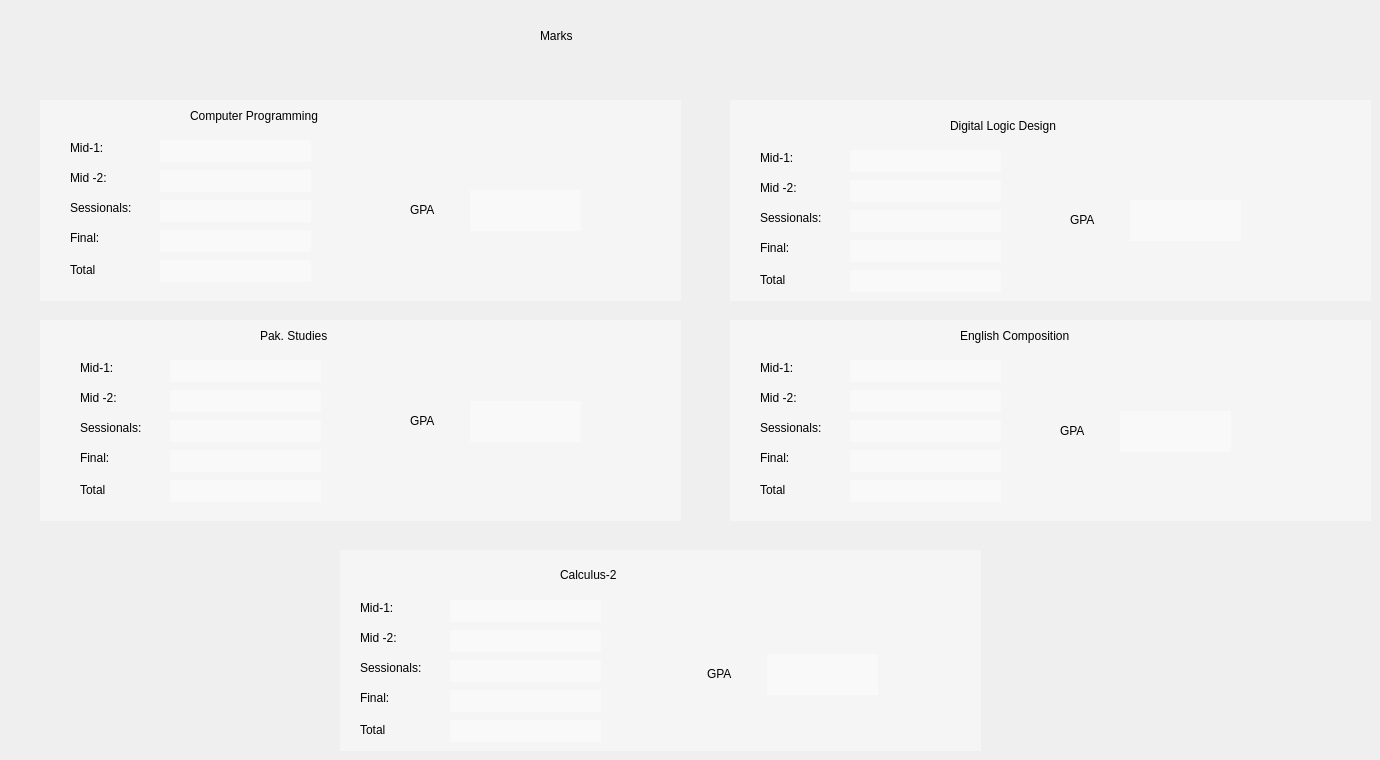
     <widget class="QWidget" name="tab_3">
      <attribute name="title">
       <string>Marks</string>
      </attribute>
      <widget class="QWidget" name="widget_3" native="true">
       <property name="geometry">
        <rect>
         <x>40</x>
         <y>100</y>
         <width>641</width>
         <height>201</height>
        </rect>
       </property>
       <property name="styleSheet">
        <string notr="true">background-color: rgba(255, 255, 255,90);</string>
       </property>
       <widget class="QLabel" name="label_8">
        <property name="geometry">
         <rect>
          <x>150</x>
          <y>0</y>
          <width>301</width>
          <height>31</height>
         </rect>
        </property>
        <property name="styleSheet">
         <string notr="true">background:none;
font: 16pt &quot;MS Shell Dlg 2&quot;;</string>
        </property>
        <property name="text">
         <string>Computer Programming</string>
        </property>
       </widget>
       <widget class="QLabel" name="label_cpMid1">
        <property name="geometry">
         <rect>
          <x>30</x>
          <y>40</y>
          <width>81</width>
          <height>16</height>
         </rect>
        </property>
        <property name="styleSheet">
         <string notr="true">background:none;
font: 10pt &quot;MS Shell Dlg 2&quot;;</string>
        </property>
        <property name="text">
         <string>Mid-1:</string>
        </property>
       </widget>
       <widget class="QLabel" name="label_cpMid2">
        <property name="geometry">
         <rect>
          <x>30</x>
          <y>70</y>
          <width>81</width>
          <height>16</height>
         </rect>
        </property>
        <property name="styleSheet">
         <string notr="true">background:none;
font: 10pt &quot;MS Shell Dlg 2&quot;;</string>
        </property>
        <property name="text">
         <string>Mid -2:</string>
        </property>
       </widget>
       <widget class="QLabel" name="label_cpSessional">
        <property name="geometry">
         <rect>
          <x>30</x>
          <y>100</y>
          <width>81</width>
          <height>16</height>
         </rect>
        </property>
        <property name="styleSheet">
         <string notr="true">background:none;
font: 10pt &quot;MS Shell Dlg 2&quot;;</string>
        </property>
        <property name="text">
         <string>Sessionals:</string>
        </property>
       </widget>
       <widget class="QLabel" name="label_cpfinal">
        <property name="geometry">
         <rect>
          <x>30</x>
          <y>130</y>
          <width>81</width>
          <height>16</height>
         </rect>
        </property>
        <property name="styleSheet">
         <string notr="true">background:none;
font: 10pt &quot;MS Shell Dlg 2&quot;;</string>
        </property>
        <property name="text">
         <string>Final:</string>
        </property>
       </widget>
       <widget class="QLabel" name="label_cp_total">
        <property name="geometry">
         <rect>
          <x>30</x>
          <y>160</y>
          <width>61</width>
          <height>20</height>
         </rect>
        </property>
        <property name="styleSheet">
         <string notr="true">background:none;
font: 10pt &quot;MS Shell Dlg 2&quot;;</string>
        </property>
        <property name="text">
         <string>Total</string>
        </property>
       </widget>
       <widget class="QLineEdit" name="line_cp_mid1">
        <property name="geometry">
         <rect>
          <x>120</x>
          <y>40</y>
          <width>151</width>
          <height>22</height>
         </rect>
        </property>
        <property name="styleSheet">
         <string notr="true">border:none;</string>
        </property>
       </widget>
       <widget class="QLineEdit" name="line_cp_mid2">
        <property name="geometry">
         <rect>
          <x>120</x>
          <y>70</y>
          <width>151</width>
          <height>22</height>
         </rect>
        </property>
        <property name="styleSheet">
         <string notr="true">border:none;</string>
        </property>
       </widget>
       <widget class="QLineEdit" name="line_cp_sessional">
        <property name="geometry">
         <rect>
          <x>120</x>
          <y>100</y>
          <width>151</width>
          <height>22</height>
         </rect>
        </property>
        <property name="styleSheet">
         <string notr="true">border:none;</string>
        </property>
       </widget>
       <widget class="QLineEdit" name="line_cp_final">
        <property name="geometry">
         <rect>
          <x>120</x>
          <y>130</y>
          <width>151</width>
          <height>22</height>
         </rect>
        </property>
        <property name="styleSheet">
         <string notr="true">border:none;</string>
        </property>
       </widget>
       <widget class="QLineEdit" name="line_cp_total">
        <property name="geometry">
         <rect>
          <x>120</x>
          <y>160</y>
          <width>151</width>
          <height>22</height>
         </rect>
        </property>
        <property name="styleSheet">
         <string notr="true">border:none;</string>
        </property>
       </widget>
       <widget class="QLabel" name="label_cp_gpa">
        <property name="geometry">
         <rect>
          <x>370</x>
          <y>89</y>
          <width>41</width>
          <height>41</height>
         </rect>
        </property>
        <property name="styleSheet">
         <string notr="true">background:none;
font: 12pt &quot;MS Shell Dlg 2&quot;;</string>
        </property>
        <property name="text">
         <string>GPA</string>
        </property>
       </widget>
       <widget class="QLineEdit" name="line_cp_gpa">
        <property name="geometry">
         <rect>
          <x>430</x>
          <y>90</y>
          <width>111</width>
          <height>41</height>
         </rect>
        </property>
        <property name="styleSheet">
         <string notr="true">border:none;color:red</string>
        </property>
       </widget>
      </widget>
      <widget class="QWidget" name="widget_4" native="true">
       <property name="geometry">
        <rect>
         <x>730</x>
         <y>100</y>
         <width>641</width>
         <height>201</height>
        </rect>
       </property>
       <property name="styleSheet">
        <string notr="true">background-color: rgba(255, 255, 255,90);</string>
       </property>
       <widget class="QLabel" name="label_13">
        <property name="geometry">
         <rect>
          <x>220</x>
          <y>10</y>
          <width>251</width>
          <height>31</height>
         </rect>
        </property>
        <property name="styleSheet">
         <string notr="true">background:none;
font: 16pt &quot;MS Shell Dlg 2&quot;;</string>
        </property>
        <property name="text">
         <string>Digital Logic Design</string>
        </property>
       </widget>
       <widget class="QLabel" name="label_dld_final">
        <property name="geometry">
         <rect>
          <x>30</x>
          <y>140</y>
          <width>81</width>
          <height>16</height>
         </rect>
        </property>
        <property name="styleSheet">
         <string notr="true">background:none;
font: 10pt &quot;MS Shell Dlg 2&quot;;</string>
        </property>
        <property name="text">
         <string>Final:</string>
        </property>
       </widget>
       <widget class="QLineEdit" name="line_dld_mid1">
        <property name="geometry">
         <rect>
          <x>120</x>
          <y>50</y>
          <width>151</width>
          <height>22</height>
         </rect>
        </property>
        <property name="styleSheet">
         <string notr="true">border:none;</string>
        </property>
       </widget>
       <widget class="QLabel" name="label_dld_mid1">
        <property name="geometry">
         <rect>
          <x>30</x>
          <y>50</y>
          <width>81</width>
          <height>16</height>
         </rect>
        </property>
        <property name="styleSheet">
         <string notr="true">background:none;
font: 10pt &quot;MS Shell Dlg 2&quot;;</string>
        </property>
        <property name="text">
         <string>Mid-1:</string>
        </property>
       </widget>
       <widget class="QLineEdit" name="line_dld_sessional">
        <property name="geometry">
         <rect>
          <x>120</x>
          <y>110</y>
          <width>151</width>
          <height>22</height>
         </rect>
        </property>
        <property name="styleSheet">
         <string notr="true">border:none;</string>
        </property>
       </widget>
       <widget class="QLineEdit" name="line_dld_final">
        <property name="geometry">
         <rect>
          <x>120</x>
          <y>140</y>
          <width>151</width>
          <height>22</height>
         </rect>
        </property>
        <property name="styleSheet">
         <string notr="true">border:none;</string>
        </property>
       </widget>
       <widget class="QLabel" name="label_dld_total">
        <property name="geometry">
         <rect>
          <x>30</x>
          <y>170</y>
          <width>61</width>
          <height>20</height>
         </rect>
        </property>
        <property name="styleSheet">
         <string notr="true">background:none;
font: 10pt &quot;MS Shell Dlg 2&quot;;</string>
        </property>
        <property name="text">
         <string>Total</string>
        </property>
       </widget>
       <widget class="QLineEdit" name="line_dld_mid2">
        <property name="geometry">
         <rect>
          <x>120</x>
          <y>80</y>
          <width>151</width>
          <height>22</height>
         </rect>
        </property>
        <property name="styleSheet">
         <string notr="true">border:none;</string>
        </property>
       </widget>
       <widget class="QLineEdit" name="line_dld_total">
        <property name="geometry">
         <rect>
          <x>120</x>
          <y>170</y>
          <width>151</width>
          <height>22</height>
         </rect>
        </property>
        <property name="styleSheet">
         <string notr="true">border:none;</string>
        </property>
       </widget>
       <widget class="QLabel" name="label_dld_sessional">
        <property name="geometry">
         <rect>
          <x>30</x>
          <y>110</y>
          <width>81</width>
          <height>16</height>
         </rect>
        </property>
        <property name="styleSheet">
         <string notr="true">background:none;
font: 10pt &quot;MS Shell Dlg 2&quot;;</string>
        </property>
        <property name="text">
         <string>Sessionals:</string>
        </property>
       </widget>
       <widget class="QLabel" name="label_dld_mid2">
        <property name="geometry">
         <rect>
          <x>30</x>
          <y>80</y>
          <width>81</width>
          <height>16</height>
         </rect>
        </property>
        <property name="styleSheet">
         <string notr="true">background:none;
font: 10pt &quot;MS Shell Dlg 2&quot;;</string>
        </property>
        <property name="text">
         <string>Mid -2:</string>
        </property>
       </widget>
       <widget class="QLineEdit" name="line_dld_gpa">
        <property name="geometry">
         <rect>
          <x>400</x>
          <y>100</y>
          <width>111</width>
          <height>41</height>
         </rect>
        </property>
        <property name="styleSheet">
         <string notr="true">border:none;color:red</string>
        </property>
       </widget>
       <widget class="QLabel" name="label_dld_gpa">
        <property name="geometry">
         <rect>
          <x>340</x>
          <y>99</y>
          <width>41</width>
          <height>41</height>
         </rect>
        </property>
        <property name="styleSheet">
         <string notr="true">background:none;
font: 12pt &quot;MS Shell Dlg 2&quot;;</string>
        </property>
        <property name="text">
         <string>GPA</string>
        </property>
       </widget>
      </widget>
      <widget class="QWidget" name="widget_5" native="true">
       <property name="geometry">
        <rect>
         <x>40</x>
         <y>320</y>
         <width>641</width>
         <height>201</height>
        </rect>
       </property>
       <property name="styleSheet">
        <string notr="true">background-color: rgba(255, 255, 255,90);</string>
       </property>
       <widget class="QLabel" name="label_14">
        <property name="geometry">
         <rect>
          <x>250</x>
          <y>10</y>
          <width>171</width>
          <height>21</height>
         </rect>
        </property>
        <property name="styleSheet">
         <string notr="true">background:none;
font: 16pt &quot;MS Shell Dlg 2&quot;;</string>
        </property>
        <property name="text">
         <string/>
        </property>
       </widget>
       <widget class="QLabel" name="label_ps_final">
        <property name="geometry">
         <rect>
          <x>40</x>
          <y>130</y>
          <width>81</width>
          <height>16</height>
         </rect>
        </property>
        <property name="styleSheet">
         <string notr="true">background:none;
font: 10pt &quot;MS Shell Dlg 2&quot;;</string>
        </property>
        <property name="text">
         <string>Final:</string>
        </property>
       </widget>
       <widget class="QLineEdit" name="line_pst_mid1">
        <property name="geometry">
         <rect>
          <x>130</x>
          <y>40</y>
          <width>151</width>
          <height>22</height>
         </rect>
        </property>
        <property name="styleSheet">
         <string notr="true">border:none;</string>
        </property>
       </widget>
       <widget class="QLabel" name="label_ps_mid1">
        <property name="geometry">
         <rect>
          <x>40</x>
          <y>40</y>
          <width>81</width>
          <height>16</height>
         </rect>
        </property>
        <property name="styleSheet">
         <string notr="true">background:none;
font: 10pt &quot;MS Shell Dlg 2&quot;;</string>
        </property>
        <property name="text">
         <string>Mid-1:</string>
        </property>
       </widget>
       <widget class="QLineEdit" name="line_pst_sessional">
        <property name="geometry">
         <rect>
          <x>130</x>
          <y>100</y>
          <width>151</width>
          <height>22</height>
         </rect>
        </property>
        <property name="styleSheet">
         <string notr="true">border:none;</string>
        </property>
       </widget>
       <widget class="QLineEdit" name="line_pst_final">
        <property name="geometry">
         <rect>
          <x>130</x>
          <y>130</y>
          <width>151</width>
          <height>22</height>
         </rect>
        </property>
        <property name="styleSheet">
         <string notr="true">border:none;</string>
        </property>
       </widget>
       <widget class="QLabel" name="label_ps_total">
        <property name="geometry">
         <rect>
          <x>40</x>
          <y>160</y>
          <width>61</width>
          <height>20</height>
         </rect>
        </property>
        <property name="styleSheet">
         <string notr="true">background:none;
font: 10pt &quot;MS Shell Dlg 2&quot;;</string>
        </property>
        <property name="text">
         <string>Total</string>
        </property>
       </widget>
       <widget class="QLineEdit" name="line_pst_mid2">
        <property name="geometry">
         <rect>
          <x>130</x>
          <y>70</y>
          <width>151</width>
          <height>22</height>
         </rect>
        </property>
        <property name="styleSheet">
         <string notr="true">border:none;</string>
        </property>
       </widget>
       <widget class="QLineEdit" name="line_pst_total">
        <property name="geometry">
         <rect>
          <x>130</x>
          <y>160</y>
          <width>151</width>
          <height>22</height>
         </rect>
        </property>
        <property name="styleSheet">
         <string notr="true">border:none;</string>
        </property>
       </widget>
       <widget class="QLabel" name="label_ps_sessional">
        <property name="geometry">
         <rect>
          <x>40</x>
          <y>100</y>
          <width>81</width>
          <height>16</height>
         </rect>
        </property>
        <property name="styleSheet">
         <string notr="true">background:none;
font: 10pt &quot;MS Shell Dlg 2&quot;;</string>
        </property>
        <property name="text">
         <string>Sessionals:</string>
        </property>
       </widget>
       <widget class="QLabel" name="label_ps_mid2">
        <property name="geometry">
         <rect>
          <x>40</x>
          <y>70</y>
          <width>81</width>
          <height>16</height>
         </rect>
        </property>
        <property name="styleSheet">
         <string notr="true">background:none;
font: 10pt &quot;MS Shell Dlg 2&quot;;</string>
        </property>
        <property name="text">
         <string>Mid -2:</string>
        </property>
       </widget>
       <widget class="QLabel" name="label_38">
        <property name="geometry">
         <rect>
          <x>220</x>
          <y>0</y>
          <width>161</width>
          <height>31</height>
         </rect>
        </property>
        <property name="styleSheet">
         <string notr="true">background:none;
font: 16pt &quot;MS Shell Dlg 2&quot;;</string>
        </property>
        <property name="text">
         <string>Pak. Studies</string>
        </property>
       </widget>
       <widget class="QLabel" name="label_ps_gpa">
        <property name="geometry">
         <rect>
          <x>370</x>
          <y>80</y>
          <width>41</width>
          <height>41</height>
         </rect>
        </property>
        <property name="styleSheet">
         <string notr="true">background:none;
font: 12pt &quot;MS Shell Dlg 2&quot;;</string>
        </property>
        <property name="text">
         <string>GPA</string>
        </property>
       </widget>
       <widget class="QLineEdit" name="line_pst_gpa">
        <property name="geometry">
         <rect>
          <x>430</x>
          <y>81</y>
          <width>111</width>
          <height>41</height>
         </rect>
        </property>
        <property name="styleSheet">
         <string notr="true">border:none;color:red</string>
        </property>
       </widget>
      </widget>
      <widget class="QWidget" name="widget_7" native="true">
       <property name="geometry">
        <rect>
         <x>730</x>
         <y>320</y>
         <width>641</width>
         <height>201</height>
        </rect>
       </property>
       <property name="styleSheet">
        <string notr="true">background-color: rgba(255, 255, 255,90);</string>
       </property>
       <widget class="QLabel" name="label_15">
        <property name="geometry">
         <rect>
          <x>230</x>
          <y>0</y>
          <width>271</width>
          <height>31</height>
         </rect>
        </property>
        <property name="styleSheet">
         <string notr="true">background:none;
font: 16pt &quot;MS Shell Dlg 2&quot;;</string>
        </property>
        <property name="text">
         <string>English Composition</string>
        </property>
       </widget>
       <widget class="QLabel" name="label_ec_final">
        <property name="geometry">
         <rect>
          <x>30</x>
          <y>130</y>
          <width>81</width>
          <height>16</height>
         </rect>
        </property>
        <property name="styleSheet">
         <string notr="true">background:none;
font: 10pt &quot;MS Shell Dlg 2&quot;;</string>
        </property>
        <property name="text">
         <string>Final:</string>
        </property>
       </widget>
       <widget class="QLineEdit" name="line_eng_mid1">
        <property name="geometry">
         <rect>
          <x>120</x>
          <y>40</y>
          <width>151</width>
          <height>22</height>
         </rect>
        </property>
        <property name="styleSheet">
         <string notr="true">border:none;</string>
        </property>
       </widget>
       <widget class="QLabel" name="label_ec_mid1">
        <property name="geometry">
         <rect>
          <x>30</x>
          <y>40</y>
          <width>81</width>
          <height>16</height>
         </rect>
        </property>
        <property name="styleSheet">
         <string notr="true">background:none;
font: 10pt &quot;MS Shell Dlg 2&quot;;</string>
        </property>
        <property name="text">
         <string>Mid-1:</string>
        </property>
       </widget>
       <widget class="QLineEdit" name="line_eng_sessional">
        <property name="geometry">
         <rect>
          <x>120</x>
          <y>100</y>
          <width>151</width>
          <height>22</height>
         </rect>
        </property>
        <property name="styleSheet">
         <string notr="true">border:none;</string>
        </property>
       </widget>
       <widget class="QLineEdit" name="line_eng_mid1_final">
        <property name="geometry">
         <rect>
          <x>120</x>
          <y>130</y>
          <width>151</width>
          <height>22</height>
         </rect>
        </property>
        <property name="styleSheet">
         <string notr="true">border:none;</string>
        </property>
       </widget>
       <widget class="QLabel" name="label_ec_total">
        <property name="geometry">
         <rect>
          <x>30</x>
          <y>160</y>
          <width>61</width>
          <height>20</height>
         </rect>
        </property>
        <property name="styleSheet">
         <string notr="true">background:none;
font: 10pt &quot;MS Shell Dlg 2&quot;;</string>
        </property>
        <property name="text">
         <string>Total</string>
        </property>
       </widget>
       <widget class="QLineEdit" name="line_eng_mid2">
        <property name="geometry">
         <rect>
          <x>120</x>
          <y>70</y>
          <width>151</width>
          <height>22</height>
         </rect>
        </property>
        <property name="styleSheet">
         <string notr="true">border:none;</string>
        </property>
       </widget>
       <widget class="QLineEdit" name="line_eng_total">
        <property name="geometry">
         <rect>
          <x>120</x>
          <y>160</y>
          <width>151</width>
          <height>22</height>
         </rect>
        </property>
        <property name="styleSheet">
         <string notr="true">border:none;</string>
        </property>
       </widget>
       <widget class="QLabel" name="label_ec_sessional">
        <property name="geometry">
         <rect>
          <x>30</x>
          <y>100</y>
          <width>81</width>
          <height>16</height>
         </rect>
        </property>
        <property name="styleSheet">
         <string notr="true">background:none;
font: 10pt &quot;MS Shell Dlg 2&quot;;</string>
        </property>
        <property name="text">
         <string>Sessionals:</string>
        </property>
       </widget>
       <widget class="QLabel" name="label_ec_mid2">
        <property name="geometry">
         <rect>
          <x>30</x>
          <y>70</y>
          <width>81</width>
          <height>16</height>
         </rect>
        </property>
        <property name="styleSheet">
         <string notr="true">background:none;
font: 10pt &quot;MS Shell Dlg 2&quot;;</string>
        </property>
        <property name="text">
         <string>Mid -2:</string>
        </property>
       </widget>
       <widget class="QLabel" name="label_ec_gpa">
        <property name="geometry">
         <rect>
          <x>330</x>
          <y>90</y>
          <width>41</width>
          <height>41</height>
         </rect>
        </property>
        <property name="styleSheet">
         <string notr="true">background:none;
font: 12pt &quot;MS Shell Dlg 2&quot;;</string>
        </property>
        <property name="text">
         <string>GPA</string>
        </property>
       </widget>
       <widget class="QLineEdit" name="line_eng_gpa">
        <property name="geometry">
         <rect>
          <x>390</x>
          <y>91</y>
          <width>111</width>
          <height>41</height>
         </rect>
        </property>
        <property name="styleSheet">
         <string notr="true">border:none;color:red</string>
        </property>
       </widget>
      </widget>
      <widget class="QLabel" name="label_7">
       <property name="geometry">
        <rect>
         <x>540</x>
         <y>20</y>
         <width>301</width>
         <height>31</height>
        </rect>
       </property>
       <property name="styleSheet">
        <string notr="true">font: 24pt &quot;MS Shell Dlg 2&quot;;</string>
       </property>
       <property name="text">
        <string>Marks</string>
       </property>
      </widget>
      <widget class="QWidget" name="widget_6" native="true">
       <property name="geometry">
        <rect>
         <x>340</x>
         <y>550</y>
         <width>641</width>
         <height>201</height>
        </rect>
       </property>
       <property name="styleSheet">
        <string notr="true">background-color: rgba(255, 255, 255,90);</string>
       </property>
       <widget class="QLabel" name="label_16">
        <property name="geometry">
         <rect>
          <x>220</x>
          <y>9</y>
          <width>171</width>
          <height>31</height>
         </rect>
        </property>
        <property name="styleSheet">
         <string notr="true">background:none;
font: 16pt &quot;MS Shell Dlg 2&quot;;</string>
        </property>
        <property name="text">
         <string>Calculus-2</string>
        </property>
       </widget>
       <widget class="QLabel" name="label_33">
        <property name="geometry">
         <rect>
          <x>20</x>
          <y>140</y>
          <width>81</width>
          <height>16</height>
         </rect>
        </property>
        <property name="styleSheet">
         <string notr="true">background:none;
font: 10pt &quot;MS Shell Dlg 2&quot;;</string>
        </property>
        <property name="text">
         <string>Final:</string>
        </property>
       </widget>
       <widget class="QLineEdit" name="line_cal_mid1">
        <property name="geometry">
         <rect>
          <x>110</x>
          <y>50</y>
          <width>151</width>
          <height>22</height>
         </rect>
        </property>
        <property name="styleSheet">
         <string notr="true">border:none;</string>
        </property>
       </widget>
       <widget class="QLabel" name="label_34">
        <property name="geometry">
         <rect>
          <x>20</x>
          <y>50</y>
          <width>81</width>
          <height>16</height>
         </rect>
        </property>
        <property name="styleSheet">
         <string notr="true">background:none;
font: 10pt &quot;MS Shell Dlg 2&quot;;</string>
        </property>
        <property name="text">
         <string>Mid-1:</string>
        </property>
       </widget>
       <widget class="QLineEdit" name="line_cal_sessional">
        <property name="geometry">
         <rect>
          <x>110</x>
          <y>110</y>
          <width>151</width>
          <height>22</height>
         </rect>
        </property>
        <property name="styleSheet">
         <string notr="true">border:none;</string>
        </property>
       </widget>
       <widget class="QLineEdit" name="line_cal_final">
        <property name="geometry">
         <rect>
          <x>110</x>
          <y>140</y>
          <width>151</width>
          <height>22</height>
         </rect>
        </property>
        <property name="styleSheet">
         <string notr="true">border:none;</string>
        </property>
       </widget>
       <widget class="QLabel" name="label_35">
        <property name="geometry">
         <rect>
          <x>20</x>
          <y>170</y>
          <width>61</width>
          <height>20</height>
         </rect>
        </property>
        <property name="styleSheet">
         <string notr="true">background:none;
font: 10pt &quot;MS Shell Dlg 2&quot;;</string>
        </property>
        <property name="text">
         <string>Total</string>
        </property>
       </widget>
       <widget class="QLineEdit" name="line_cal_mid2">
        <property name="geometry">
         <rect>
          <x>110</x>
          <y>80</y>
          <width>151</width>
          <height>22</height>
         </rect>
        </property>
        <property name="styleSheet">
         <string notr="true">border:none;</string>
        </property>
       </widget>
       <widget class="QLineEdit" name="line_cal_total">
        <property name="geometry">
         <rect>
          <x>110</x>
          <y>170</y>
          <width>151</width>
          <height>22</height>
         </rect>
        </property>
        <property name="styleSheet">
         <string notr="true">border:none;</string>
        </property>
       </widget>
       <widget class="QLabel" name="label_36">
        <property name="geometry">
         <rect>
          <x>20</x>
          <y>110</y>
          <width>81</width>
          <height>16</height>
         </rect>
        </property>
        <property name="styleSheet">
         <string notr="true">background:none;
font: 10pt &quot;MS Shell Dlg 2&quot;;</string>
        </property>
        <property name="text">
         <string>Sessionals:</string>
        </property>
       </widget>
       <widget class="QLabel" name="label_37">
        <property name="geometry">
         <rect>
          <x>20</x>
          <y>80</y>
          <width>81</width>
          <height>16</height>
         </rect>
        </property>
        <property name="styleSheet">
         <string notr="true">background:none;
font: 10pt &quot;MS Shell Dlg 2&quot;;</string>
        </property>
        <property name="text">
         <string>Mid -2:</string>
        </property>
       </widget>
       <widget class="QLabel" name="label_50">
        <property name="geometry">
         <rect>
          <x>367</x>
          <y>103</y>
          <width>41</width>
          <height>41</height>
         </rect>
        </property>
        <property name="styleSheet">
         <string notr="true">background:none;
font: 12pt &quot;MS Shell Dlg 2&quot;;</string>
        </property>
        <property name="text">
         <string>GPA</string>
        </property>
       </widget>
       <widget class="QLineEdit" name="line_cal_gpa">
        <property name="geometry">
         <rect>
          <x>427</x>
          <y>104</y>
          <width>111</width>
          <height>41</height>
         </rect>
        </property>
        <property name="styleSheet">
         <string notr="true">border:none;color:red</string>
        </property>
       </widget>
      </widget>
     </widget>
